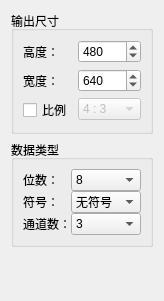
<?xml version="1.0" encoding="UTF-8"?>
<ui version="4.0">
 <class>MatCreateNode</class>
 <widget class="QWidget" name="MatCreateNode">
  <property name="geometry">
   <rect>
    <x>0</x>
    <y>0</y>
    <width>164</width>
    <height>301</height>
   </rect>
  </property>
  <property name="windowTitle">
   <string>Form</string>
  </property>
  <layout class="QVBoxLayout" name="verticalLayout">
   <item>
    <widget class="QGroupBox" name="groupBox_3">
     <property name="title">
      <string>输出尺寸</string>
     </property>
     <layout class="QHBoxLayout" name="horizontalLayout_2">
      <item>
       <layout class="QFormLayout" name="formLayout_2">
        <item row="0" column="0">
         <widget class="QLabel" name="label_4">
          <property name="text">
           <string>高度：</string>
          </property>
         </widget>
        </item>
        <item row="0" column="1">
         <widget class="QSpinBox" name="height_spinBox">
          <property name="minimum">
           <number>1</number>
          </property>
          <property name="maximum">
           <number>9999</number>
          </property>
          <property name="singleStep">
           <number>10</number>
          </property>
          <property name="stepType">
           <enum>QAbstractSpinBox::StepType::AdaptiveDecimalStepType</enum>
          </property>
          <property name="value">
           <number>480</number>
          </property>
         </widget>
        </item>
        <item row="1" column="0">
         <widget class="QLabel" name="label_3">
          <property name="text">
           <string>宽度：</string>
          </property>
         </widget>
        </item>
        <item row="1" column="1">
         <widget class="QSpinBox" name="width_spinBox">
          <property name="minimum">
           <number>1</number>
          </property>
          <property name="maximum">
           <number>9999</number>
          </property>
          <property name="singleStep">
           <number>10</number>
          </property>
          <property name="stepType">
           <enum>QAbstractSpinBox::StepType::AdaptiveDecimalStepType</enum>
          </property>
          <property name="value">
           <number>640</number>
          </property>
         </widget>
        </item>
        <item row="2" column="0">
         <widget class="QCheckBox" name="ratio_checkBox">
          <property name="text">
           <string>比例</string>
          </property>
         </widget>
        </item>
        <item row="2" column="1">
         <widget class="QComboBox" name="ratio_comboBox">
          <property name="enabled">
           <bool>false</bool>
          </property>
          <property name="currentIndex">
           <number>0</number>
          </property>
          <item>
           <property name="text">
            <string>4 : 3</string>
           </property>
          </item>
          <item>
           <property name="text">
            <string>16 : 9</string>
           </property>
          </item>
          <item>
           <property name="text">
            <string>1 : 1</string>
           </property>
          </item>
          <item>
           <property name="text">
            <string>3 : 4</string>
           </property>
          </item>
          <item>
           <property name="text">
            <string>2 : 3</string>
           </property>
          </item>
         </widget>
        </item>
       </layout>
      </item>
     </layout>
    </widget>
   </item>
   <item>
    <widget class="QGroupBox" name="groupBox">
     <property name="title">
      <string>数据类型</string>
     </property>
     <layout class="QHBoxLayout" name="horizontalLayout">
      <property name="spacing">
       <number>0</number>
      </property>
      <property name="leftMargin">
       <number>9</number>
      </property>
      <property name="topMargin">
       <number>9</number>
      </property>
      <property name="rightMargin">
       <number>9</number>
      </property>
      <property name="bottomMargin">
       <number>9</number>
      </property>
      <item>
       <layout class="QFormLayout" name="formLayout">
        <property name="labelAlignment">
         <set>Qt::AlignmentFlag::AlignLeading|Qt::AlignmentFlag::AlignLeft|Qt::AlignmentFlag::AlignVCenter</set>
        </property>
        <property name="leftMargin">
         <number>0</number>
        </property>
        <item row="0" column="0">
         <widget class="QLabel" name="label">
          <property name="text">
           <string>位数：</string>
          </property>
         </widget>
        </item>
        <item row="0" column="1">
         <widget class="QComboBox" name="bit_comboBox">
          <item>
           <property name="text">
            <string>8</string>
           </property>
          </item>
          <item>
           <property name="text">
            <string>16</string>
           </property>
          </item>
          <item>
           <property name="text">
            <string>32</string>
           </property>
          </item>
          <item>
           <property name="text">
            <string>64</string>
           </property>
          </item>
         </widget>
        </item>
        <item row="1" column="0">
         <widget class="QLabel" name="label_2">
          <property name="text">
           <string>符号：</string>
          </property>
         </widget>
        </item>
        <item row="1" column="1">
         <widget class="QComboBox" name="sign_comboBox">
          <item>
           <property name="text">
            <string>无符号</string>
           </property>
          </item>
          <item>
           <property name="text">
            <string>有符号</string>
           </property>
          </item>
          <item>
           <property name="text">
            <string>浮点数</string>
           </property>
          </item>
         </widget>
        </item>
        <item row="2" column="0">
         <widget class="QLabel" name="label_6">
          <property name="text">
           <string>通道数：</string>
          </property>
         </widget>
        </item>
        <item row="2" column="1">
         <widget class="QComboBox" name="channel_comboBox">
          <property name="currentIndex">
           <number>2</number>
          </property>
          <item>
           <property name="text">
            <string>1</string>
           </property>
          </item>
          <item>
           <property name="text">
            <string>2</string>
           </property>
          </item>
          <item>
           <property name="text">
            <string>3</string>
           </property>
          </item>
          <item>
           <property name="text">
            <string>4</string>
           </property>
          </item>
         </widget>
        </item>
       </layout>
      </item>
     </layout>
    </widget>
   </item>
   <item>
    <widget class="QLabel" name="info_label">
     <property name="text">
      <string/>
     </property>
     <property name="wordWrap">
      <bool>false</bool>
     </property>
    </widget>
   </item>
  </layout>
 </widget>
 <resources/>
 <connections/>
</ui>
